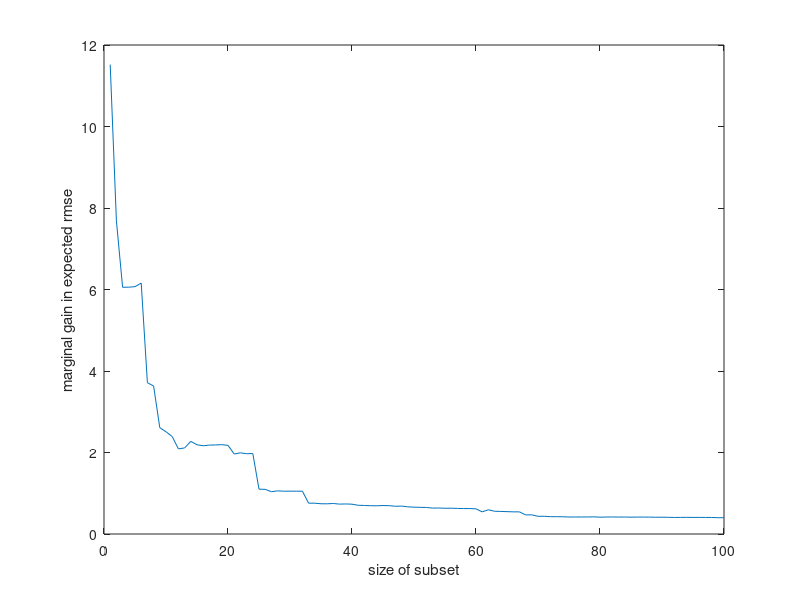

This chart was generated by the following MATLAB code:
clc; clear all;
close all;

ex1 = sqrt(load('ex1.txt')/6561);
ex2 = sqrt(load('ex2.txt')/6561);
ex3 = sqrt(load('ex3.txt')/6561); 
ex4 = sqrt(load('ex4.txt')/6561);
ex5 = sqrt(load('ex5.txt')/6561);
ex6 = sqrt(load('ex6.txt')/6561);
ex7 = sqrt(load('ex7.txt')/6561);
ex8 = sqrt(load('ex8.txt')/6561);
ex9 = sqrt(load('ex9.txt')/6561);
ex10 = sqrt(load('ex10.txt')/6561);

plot((ex1 + ex2 + ex3 + ex4 + ex5 + ex6 + ex7 + ex8 + ex9 + ex10)/10);
ylabel('marginal gain in expected rmse');
xlabel('size of subset');